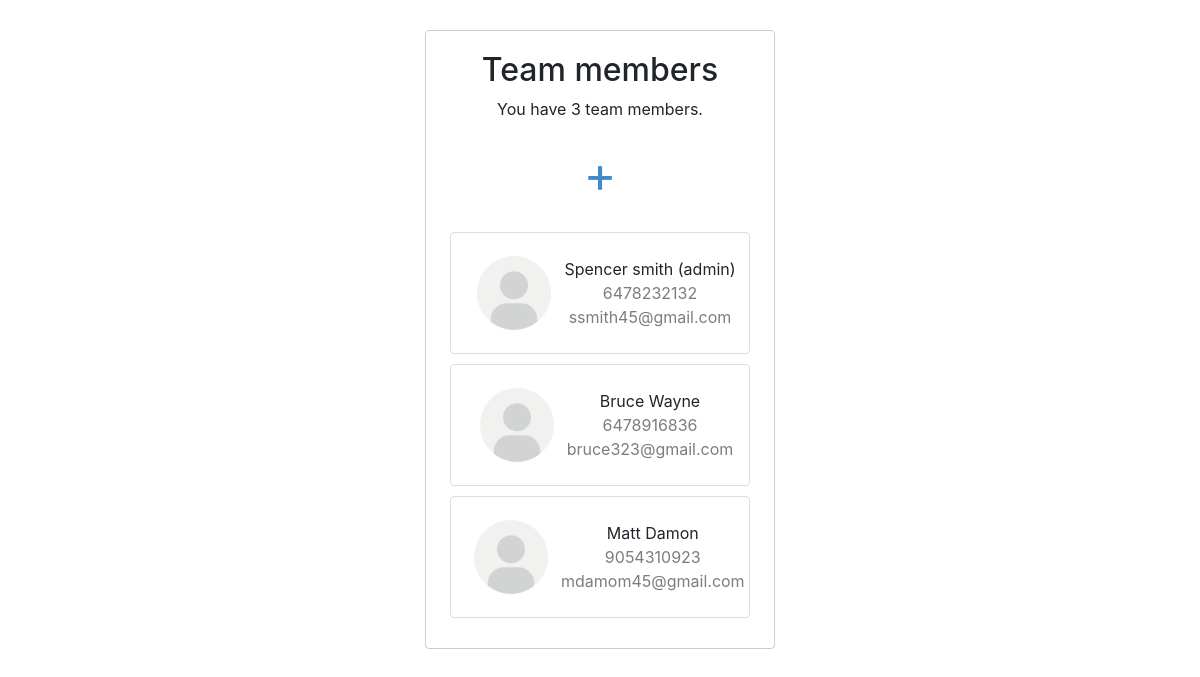
Page /team/ on the committed database.
### team_management_app/models.py (models this page shows, shortened)
class TeamMember(models.Model):
    ROLE_CHOICES = (
        ('regular', 'Regular'),
        ('admin', 'Admin'),
    )
    first_name = models.CharField(max_length=100)
    last_name = models.CharField(max_length=100)
    email = models.EmailField(unique=True)
    phone_number = models.CharField(max_length=15)
    role = models.CharField(max_length=10, choices=ROLE_CHOICES, default='regular')

### team_management_app/views.py (the view)
# urls.py: path('', TeamMemberListView.as_view(), name='team_member_list'),
class TeamMemberListView(ListView):
    model = TeamMember
    context_object_name = 'team_members'
    template_name = 'team_member_list.html'

### team_management_app/templates/team_member_list.html
{% extends 'base.html' %}
{% load static %}
{% block content %}
  <div class="team-members-container">
    <h2>Team members</h2>
    <p>You have {{ team_members.count }} team members.</p>
    <div class="add-team-member-link">
      <a href="{% url 'team_member_add' %}">+</a>
    </div>
    <ul>
      {% for member in team_members %}
        <li class="member-item">
          <a href="{% url 'team_member_edit' member.id %}" class="member-link">
            <img src="{% static 'team_management_app/pfp.webp' %}" alt="Profile Picture" class="profile-pic">
            <div class="member-info">
              {{ member.first_name }} {{ member.last_name }}
              {% if member.role == 'admin' %}(admin){% endif %}
              <div class="info">{{ member.phone_number }}</div>
              <div class="info">{{ member.email }}</div>
            </div>
          </a>
        </li>
      {% endfor %}
    </ul>
  </div>
{% endblock %}

### team_management_app/templates/base.html (shortened to what this page needs)
<!DOCTYPE html>
<html lang="en">
<head>
    <link rel="stylesheet" href="https://stackpath.bootstrapcdn.com/bootstrap/4.5.2/css/bootstrap.min.css">
    {% load static %}
    <link rel="stylesheet" href="{% static 'team_management_app/team.css' %}">
    <link rel="stylesheet" href="{% static 'team_management_app/team_forms.css' %}">
</head>
<body>
    <div class="container mt-4">
        {% block content %}
        {% endblock %}
    </div>
</body>
</html>

### team_management_app/static/team_management_app/team.css (style rules this page uses)
h2, p { text-align: center; }
ul { list-style: none; padding: 0; margin: 0 auto; max-width: 300px; border-radius: 4px; }
.team-members-container { border: 1px solid #ccc; border-radius: 4px; padding: 20px; max-width: 350px; margin: 30px auto; background-color: #ffffff; }
li { display: block; background-color: #ffffff; border: 1px solid #ddd; padding: 10px; margin-bottom: 5px; border-radius: 4px; list-style: none; }
.info { color: rgb(125, 125, 128); }
.add-team-member-link { text-align: center; padding-bottom: 20px; }
.add-team-member-link a { margin-top: 20px; font-size: 50px; }
.member-link { display: flex; align-items: center; text-decoration: none; color: inherit; }
.member-item { display: flex; align-items: center; margin-bottom: 10px; }
a { color: #428bca; text-decoration: none; margin: 0 auto; text-align: center; }
.profile-pic { width: 100px; }

### team_management_app/static/team_management_app/team_forms.css (style rules this page uses)
h2 { text-align: center; }

### rows in the picture
TeamMember: first_name "Spencer", last_name "smith", role "(admin)", phone_number "6478232132", email "ssmith45@gmail.com"
TeamMember: first_name "Bruce", last_name "Wayne", phone_number "6478916836", email "bruce323@gmail.com"
TeamMember: first_name "Matt", last_name "Damon", phone_number "9054310923", email "mdamom45@gmail.com"

### other values in the picture
{{ team_members.count }} "3"
